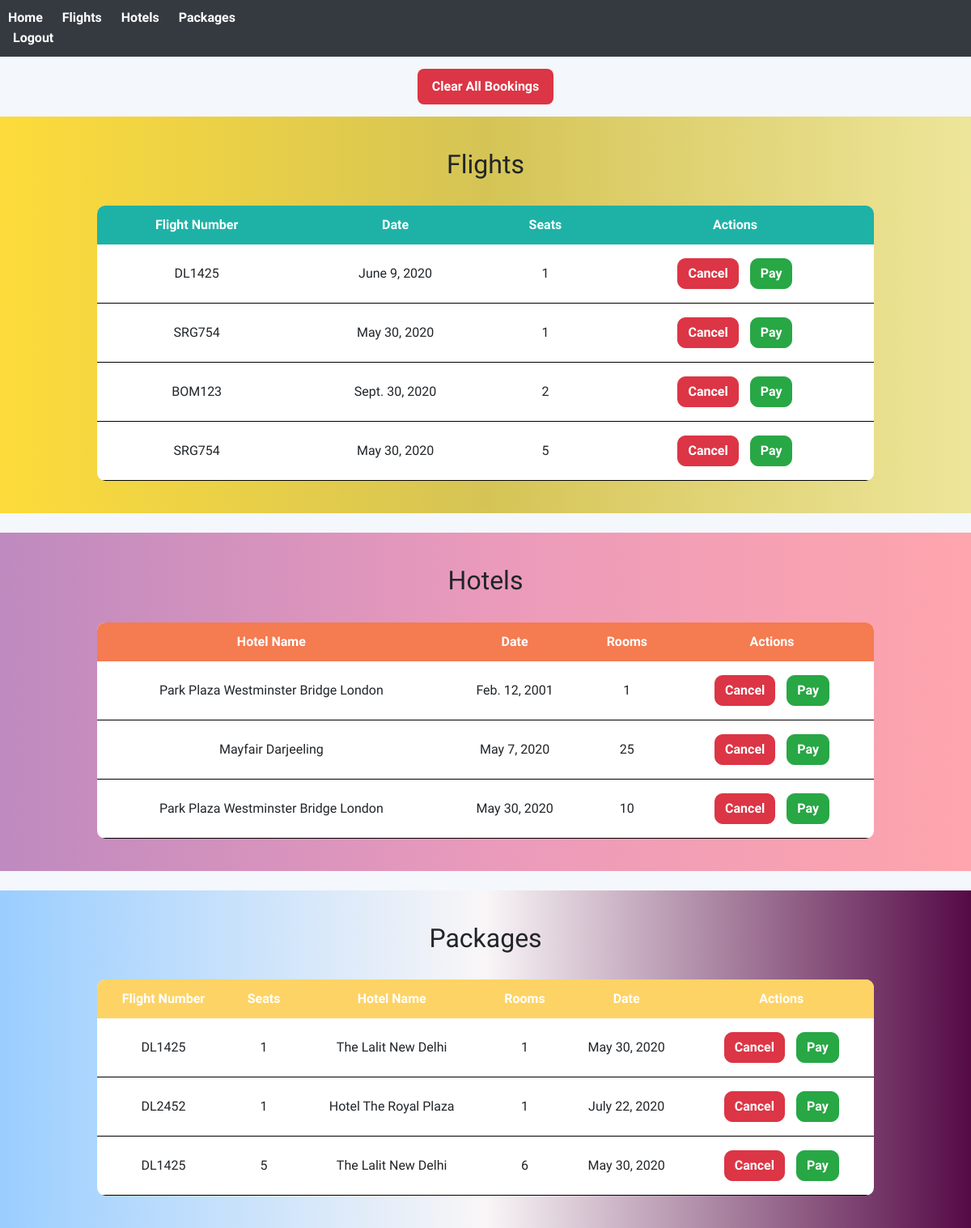
The app's page /dashboard/ (signed in) with its own data.
### travelapp/models.py (models this page shows, shortened)
class BookFlight(models.Model):
    username_id = models.ForeignKey(User,on_delete=models.CASCADE)
    flight = models.CharField(max_length=10)
    date = models.CharField(max_length=20)
    seat = models.IntegerField(default=1)

class BookHotel(models.Model):
    username_id = models.ForeignKey(User,on_delete=models.CASCADE)
    hotel_name = models.CharField(max_length=10)
    date = models.CharField(max_length=20)
    room = models.IntegerField(default=1)

class BookPackage(models.Model):
    username_id = models.ForeignKey(User,on_delete=models.CASCADE)
    seat = models.IntegerField(default=1)
    flight = models.CharField(max_length=10)
    hotel_name = models.CharField(max_length=10)
    room = models.IntegerField(default=1)
    date = models.CharField(max_length=20)

### travelapp/views.py (the view)
@login_required
def Dashboard(request):
    user = request.user
    flights = BookFlight.objects.filter(
        username_id=user
    )
    hotels = BookHotel.objects.filter(
        username_id=user
    )
    packages = BookPackage.objects.filter(
        username_id=user
    )
    response = {
        'flights': flights,
        'hotels': hotels,
        'packages': packages
    }
    return render(
        request,
        'dashboard.html',
        response
    )

### templates/dashboard.html (shortened to what this page needs)
{% extends 'index.html' %}
{% block content %}
<!DOCTYPE html>
<html lang="en">
<head>
</head>
<body>
<nav>
  <a href="{% url 'home' %}">Home</a>
  <a href="{% url 'flights' %}">Flights</a>
  <a href="{% url 'hotels' %}">Hotels</a>
  <a href="{% url 'package' %}">Packages</a>
  <form method="POST" action="{% url 'logout' %}">
    <button type="submit">Logout</button>
  </form>
</nav>
<center>
<form method="POST" action="{% url 'clear_all_bookings' %}">
  <button type="submit" class="clear-btn">Clear All Bookings</button>
</form>
<div class="flights-d">
  <h2>Flights</h2><br>
  <table>
    <tr>
      <th class="hg">Flight Number</th>
      <th class="hg">Date</th>
      <th class="hg">Seats</th>
      <th class="hg">Actions</th>
    </tr>
    {% for i in flights %}
    <tr>
      <td class="gd">{{ i.flight }}</td>
      <td class="gd">{{ i.date }}</td>
      <td class="gd">{{ i.seat }}</td>
      <td class="gd">
        <a class="btn btn-danger" href="/cancelflight/{{ i.flight }}/{{ i.date }}/{{ i.seat }}">Cancel</a>
        {% if i.paid %}
          <span class="btn-disabled">Paid</span>
        {% else %}
          <a class="btn btn-success" href="{% url 'payment' %}?type=flight&id={{ i.id }}">Pay</a>
        {% endif %}
      </td>
    </tr>
    {% empty %}
    <tr><td colspan="4">No flight bookings.</td></tr>
    {% endfor %}
  </table>
</div>
<br>
<div class="hotels-d">
  <h2>Hotels</h2><br>
  <table>
    <tr>
      <th class="hg1">Hotel Name</th>
      <th class="hg1">Date</th>
      <th class="hg1">Rooms</th>
      <th class="hg1">Actions</th>
    </tr>
    {% for j in hotels %}
    <tr>
      <td class="gd">{{ j.hotel_name }}</td>
      <td class="gd">{{ j.date }}</td>
      <td class="gd">{{ j.room }}</td>
      <td class="gd">
        <a class="btn btn-danger" href="/cancelhotel/{{ j.hotel_name }}/{{ j.date }}/{{ j.room }}">Cancel</a>
        {% if j.paid %}
          <span class="btn-disabled">Paid</span>
        {% else %}
          <a class="btn btn-success" href="{% url 'payment' %}?type=hotel&id={{ j.id }}">Pay</a>
        {% endif %}
      </td>
    </tr>
    {% empty %}
    <tr><td colspan="4">No hotel bookings.</td></tr>
    {% endfor %}
  </table>
</div>
<br>
<div class="package-d">
  <h2>Packages</h2><br>
  <table>
    <tr>
      <th class="hg2">Flight Number</th>
      <th class="hg2">Seats</th>
      <th class="hg2">Hotel Name</th>
      <th class="hg2">Rooms</th>
      <th class="hg2">Date</th>
      <th class="hg2">Actions</th>
    </tr>
    {% for k in packages %}
    <tr>
      <td class="gd">{{ k.flight }}</td>
      <td class="gd">{{ k.seat }}</td>
      <td class="gd">{{ k.hotel_name }}</td>
      <td class="gd">{{ k.room }}</td>
      <td class="gd">{{ k.date }}</td>
      <td class="gd">
        <a class="btn btn-danger" href="/cancelpackage/{{ k.flight }}/{{ k.seat }}/{{ k.hotel_name }}/{{ k.date }}/{{ k.room }}">Cancel</a>
        {% if k.paid %}
          <span class="btn-disabled">Paid</span>
        {% else %}
          <a class="btn btn-success" href="{% url 'payment' %}?type=package&id={{ k.id }}">Pay</a>
        {% endif %}
      </td>
    </tr>
    {% empty %}
    <tr><td colspan="6">No package bookings.</td></tr>
    {% endfor %}
  </table>
</div>
</center>
</body>
</html>
{% endblock %}

### templates/index.html (shortened to what this page needs)
<!DOCTYPE html>
<html lang="en" dir="ltr">
{% load static %}
<head>
  <link rel="stylesheet" href="https://stackpath.bootstrapcdn.com/bootstrap/4.4.1/css/bootstrap.min.css">
  <link rel="stylesheet" href="{% static 'css/styleone.css' %}">
  <link rel="stylesheet" href="{% static 'css/style.css' %}">
</head>
<body>
{% block content %}{% endblock %}
</body>
</html>

### static/css/styleone.css (style rules this page uses)
body { background:#f4f7fb; font-family:'Poppins',sans-serif; }
a { text-decoration:none !important; }
.btn { border-radius:10px; font-weight:600; }
table { width:100%; background:white; border-radius:15px; overflow:hidden; }
table th { background:#2563eb; color:white; }
table th, table td { padding:12px; }

### static/css/style.css (style rules this page uses)
html,body { font-family: 'Viga'; }

### templates/dashboard.html (style rules this page uses)
.btn { margin: 5px; display: inline-block; }
.hg, .hg1, .hg2 { background: #1eb2a6; color: white; }
.hg1 { background: #f57b51; }
.hg2 { background: #fdd365; }
.gd { border-bottom: 1px solid black; }
.flights-d { background: linear-gradient(to left, #ede59a, #d5c455, #fddb3a); padding: 40px 0; }
.hotels-d { background: linear-gradient(to left, #fea5ad, #ea9abb, #be8abf); padding: 40px 0; }
.package-d { background: linear-gradient(to left, #550a46, #f9f6f7, #9aceff); padding: 40px 0; }
nav { background-color: #343a40; padding: 10px; }
nav a, nav form button { color: white; text-decoration: none; margin-right: 20px; font-weight: bold; background: none; border: none; cursor: pointer; font-size: 1em; }
table { margin: auto; background: white; border-radius: 10px; overflow: hidden; width: 80%; }
th, td { padding: 10px; text-align: center; }
.clear-btn { margin: 15px; background: #dc3545; color: white; padding: 10px 18px; border-radius: 8px; border: none; cursor: pointer; font-weight: bold; }

### records on screen
BookFlight: flight "DL1425", date "June 9, 2020", seat "1"
BookFlight: flight "SRG754", date "May 30, 2020", seat "1"
BookFlight: flight "BOM123", date "Sept. 30, 2020", seat "2"
BookFlight: flight "SRG754", date "May 30, 2020", seat "5"
BookHotel: hotel_name "Park Plaza Westminster Bridge London", date "Feb. 12, 2001", room "1"
BookHotel: hotel_name "Mayfair Darjeeling", date "May 7, 2020", room "25"
BookHotel: hotel_name "Park Plaza Westminster Bridge London", date "May 30, 2020", room "10"
BookPackage: flight "DL1425", seat "1", hotel_name "The Lalit New Delhi", room "1", date "May 30, 2020"
BookPackage: flight "DL2452", seat "1", hotel_name "Hotel The Royal Plaza", room "1", date "July 22, 2020"
BookPackage: flight "DL1425", seat "5", hotel_name "The Lalit New Delhi", room "6", date "May 30, 2020"
